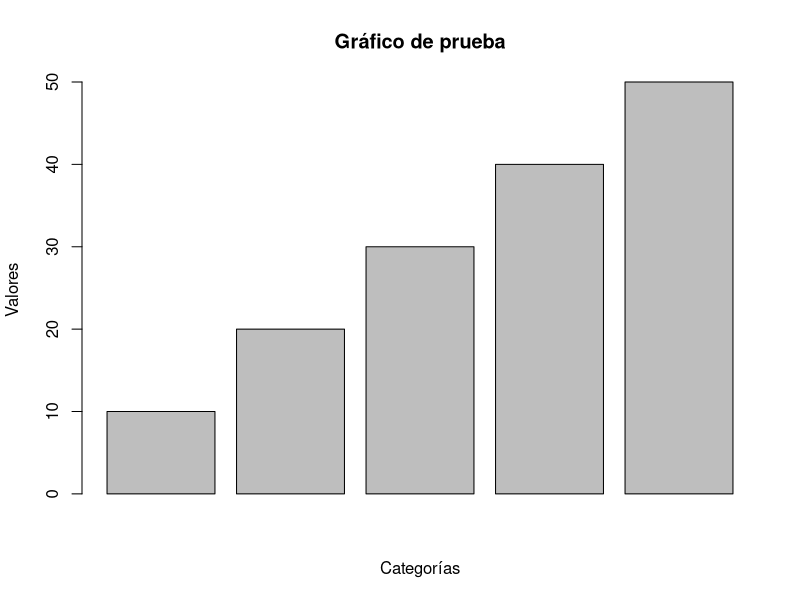

The R script that drew this image:
# Script de prueba en R

print("Hola, R!")

# Un ejemplo simple de visualización
datos <- c(10, 20, 30, 40, 50)
barplot(datos, main="Gráfico de prueba", xlab="Categorías", ylab="Valores")
